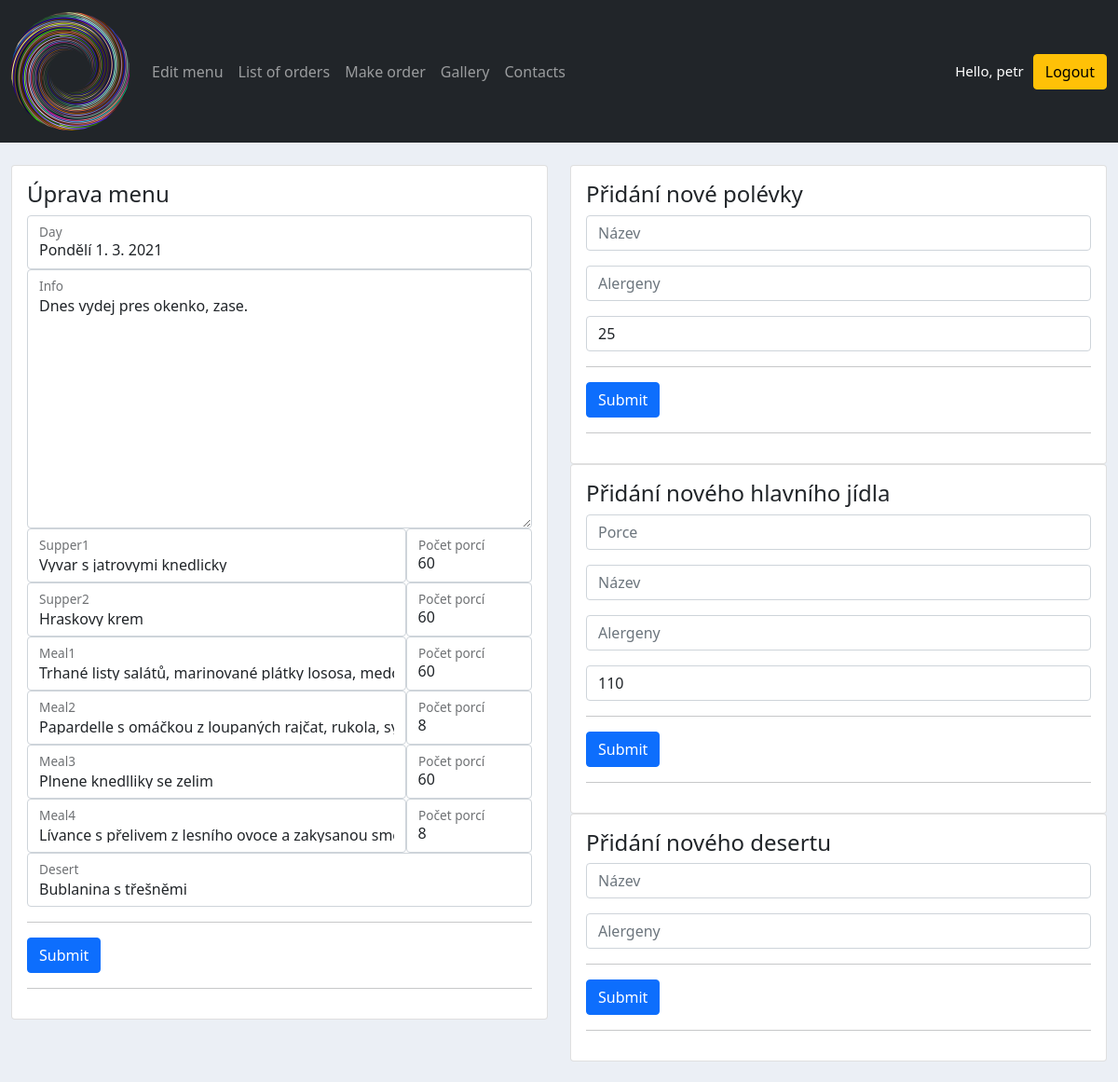
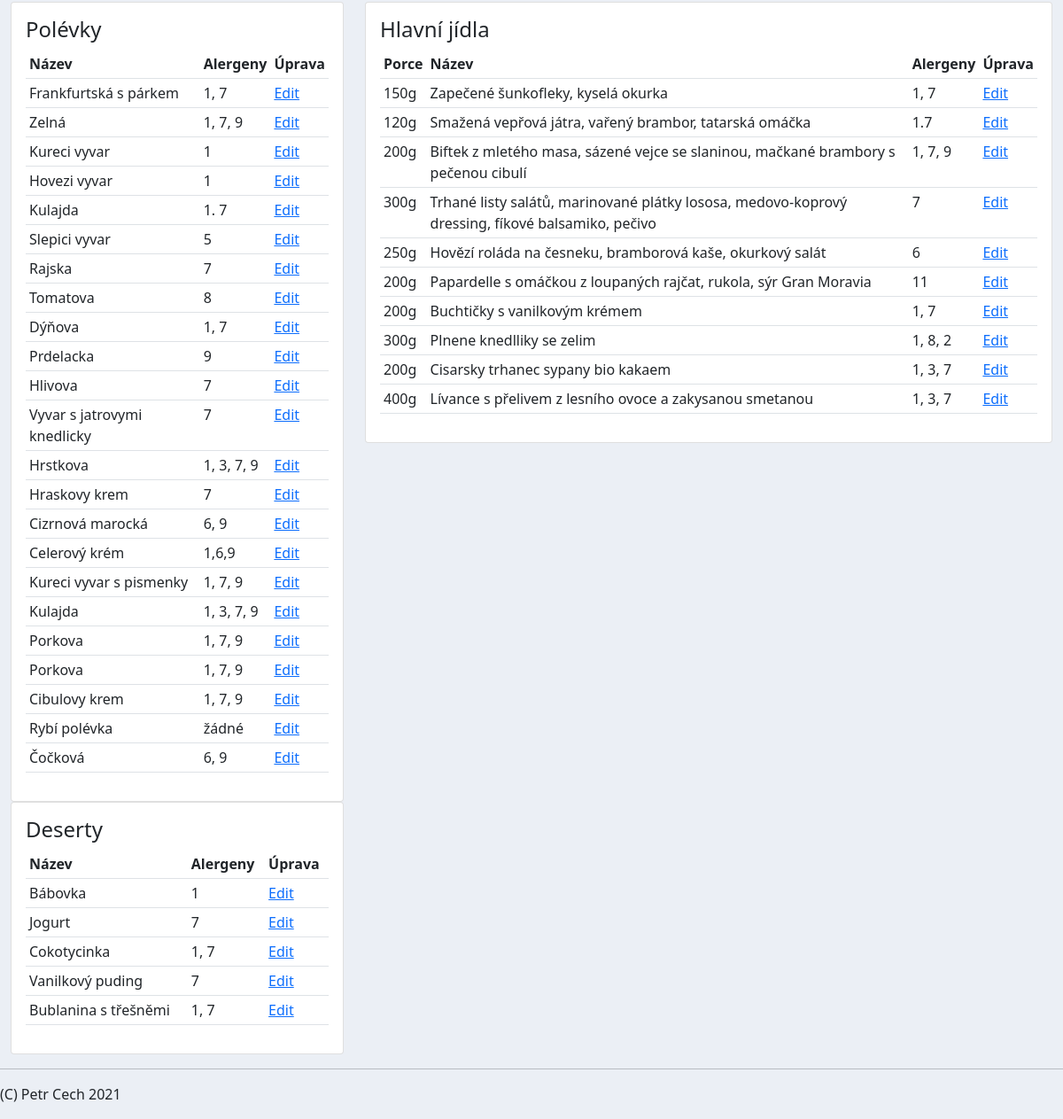
Screenshot of /edit_menu/1/ (signed in) with the database file from the repository (2 pictures, top to bottom).
### accounts/models.py (models this page shows)
class Menu(models.Model):
    supper1 = models.ForeignKey(
    Supper, related_name='supper1', null=True, on_delete=models.SET_NULL
    )
    supper1_portions = models.PositiveIntegerField(null=True)
    supper2 = models.ForeignKey(
    Supper, related_name='supper2', null=True, on_delete=models.SET_NULL
    )
    supper2_portions = models.PositiveIntegerField(null=True)
    meal1 = models.ForeignKey(
    Meal, related_name='meal1', null=True, on_delete=models.SET_NULL
    )
    meal1_portions = models.PositiveIntegerField(null=True)
    meal2 = models.ForeignKey(
    Meal, related_name='meal2', null=True, on_delete=models.SET_NULL
    )
    meal2_portions = models.PositiveIntegerField(null=True)
    meal3 = models.ForeignKey(
    Meal, related_name='meal3', null=True, on_delete=models.SET_NULL
    )
    meal3_portions = models.PositiveIntegerField(null=True)
    meal4 = models.ForeignKey(
    Meal, related_name='meal4', null=True, on_delete=models.SET_NULL
    )
    meal4_portions = models.PositiveIntegerField(null=True)
    desert = models.ForeignKey(Desert, null=True, on_delete=models.SET_NULL)
    day = models.CharField(max_length=1000, null=True, default='')
    info = models.TextField(max_length=2000, blank=True)

class Supper(models.Model):
    name = models.CharField(max_length=200, null=True)
    alergens = models.CharField(max_length=200, null=True)
    price = models.PositiveIntegerField(null=True, default=25)
    def __str__(self):
        return self.name

class Meal(models.Model):
    portion = models.IntegerField(null=True)
    name = models.CharField(max_length=200, null=True)
    alergens = models.CharField(max_length=200, null=True)
    price = models.PositiveIntegerField(null=True, default=110)
    def __str__(self):
        return self.name

class Desert(models.Model):
    name = models.CharField(max_length=200, null=True)
    alergens = models.CharField(max_length=200, null=True)
    def __str__(self):
        return self.name

### accounts/views.py (the view)
# urls.py: path('edit_menu/<str:pk>/', views.editMenu, name='edit_menu'),
@login_required(login_url='login')
def editMenu(request, pk):
    menu = Menu.objects.get(id=pk)
    formMenu = MenuForm(instance=menu)
    if request.method == 'POST' and 'EditMenu' in request.POST:
        formMenu = MenuForm(request.POST, instance=menu)
        if formMenu.is_valid():
            formMenu.save()
            messages.success(request, f'Menu edited')
            return redirect('/')
    formSupper = EditSupperForm()
    if request.method == 'POST' and 'AddSupper' in request.POST:
        formSupper = EditSupperForm(request.POST)
        if formSupper.is_valid():
            formSupper.save()
            messages.success(request, f'Supper added')
    formMeal = EditMealForm()
    if request.method == 'POST' and 'AddMeal' in request.POST:
        formMeal = EditMealForm(request.POST)
        if formMeal.is_valid():
            formMeal.save()
            messages.success(request, f'Meal added')
    formDesert = EditDesertForm()
    if request.method == 'POST' and 'AddDesert' in request.POST:
        formDesert = EditDesertForm(request.POST)
        if formDesert.is_valid():
            formDesert.save()
            messages.success(request, f'Desert added')
    supper = Supper.objects.all()
    meal = Meal.objects.all()
    desert = Desert.objects.all()
    context = {
    'menu': menu,
    'formMenu': formMenu,
    'formSupper': formSupper,
    'formMeal': formMeal,
    'formDesert': formDesert,
    'supper': supper,
    'meal': meal,
    'desert': desert,
    }
    return render(request, 'accounts/menu_form.html', context)

### accounts/forms.py
class EditSupperForm(ModelForm):
    def __init__(self, *args, **kwargs):
        super(EditSupperForm, self).__init__(*args, **kwargs)
        self.fields['name'].widget.attrs.update({
        'class': 'form-control',
        'placeholder': 'Název'})
        self.fields['alergens'].widget.attrs.update({
        'class': 'form-control',
        'placeholder': 'Alergeny'})
        self.fields['price'].widget.attrs.update({
        'class': 'form-control',
        'placeholder': 'Cena'})
    class Meta:
        model = Supper
        fields = '__all__'

### accounts/templates/accounts/menu_form.html (shortened to what this page needs)
{%  extends 'accounts/main.html' %}
{% load static %}
{% block content %}
<br>
<div class="row">
    <div class="col-md-6">
        <div class="card card-body">
            <h4>Úprava menu</h4>
            <form action="" method="POST">
                <div class="form-floating">
                    {{formMenu.day}}
                    <label>Day</label>
                </div>
                <div class="form-floating">
                    {{formMenu.info}}
                    <label>Info</label>
                </div>
                <div class="d-flex flex-row">
                  <div class="form-floating w-75">
                    {{ formMenu.supper1 }}
                    <label>Supper1</label>
                  </div>
                  <div class="form-floating w-25">
                    {{ formMenu.supper1_portions }}
                    <label>Počet porcí</label>
                  </div>
                </div>
                <div class="d-flex flex-row">
                  <div class="form-floating w-75">
                    {{ formMenu.supper2 }}
                    <label>Supper2</label>
                  </div>
                  <div class="form-floating w-25">
                    {{ formMenu.supper2_portions }}
                    <label>Počet porcí</label>
                  </div>
                </div>
                <div class="d-flex flex-row">
                  <div class="form-floating w-75">
                    {{ formMenu.meal1 }}
                    <label>Meal1</label>
                  </div>
                  <div class="form-floating w-25">
                    {{ formMenu.meal1_portions }}
                    <label>Počet porcí</label>
                  </div>
                </div>
                <div class="d-flex flex-row">
                  <div class="form-floating w-75">
                    {{ formMenu.meal2 }}
                    <label>Meal2</label>
                  </div>
                  <div class="form-floating w-25">
                    {{ formMenu.meal2_portions }}
                    <label>Počet porcí</label>
                  </div>
                </div>
                <div class="d-flex flex-row">
                  <div class="form-floating w-75">
                    {{ formMenu.meal3 }}
                    <label>Meal3</label>
                  </div>
                  <div class="form-floating w-25">
                    {{ formMenu.meal3_portions }}
                    <label>Počet porcí</label>
                  </div>
                </div>
                <div class="d-flex flex-row">
                  <div class="form-floating w-75">
                    {{ formMenu.meal4 }}
                    <label>Meal4</label>
                  </div>
                  <div class="form-floating w-25">
                    {{ formMenu.meal4_portions }}
                    <label>Počet porcí</label>
                  </div>
                </div>
                <div class="form-floating">
                    {{formMenu.desert}}
                    <label>Desert</label>
                </div>
                <hr>
                <input class="btn btn-primary btn-block" type="submit" name="EditMenu">
                <hr>
            </form>
        </div>
    </div>
    <div class="col-md-6">
        <div class="card card-body">
            <h4>Přidání nové polévky</h4>
            <form action="" method="POST">
                <p>{{ formSupper.name }}</p>
                <p>{{ formSupper.alergens }}</p>
                <p>{{ formSupper.price }}</p>
                <hr>
                <input class="btn btn-primary btn-block" type="submit" name="AddSupper">
                <hr>
            </form>
        </div>
        <div class="card card-body">
            <h4>Přidání nového hlavního jídla</h4>
            <form action="" method="POST">
                <p>{{ formMeal.portion }}</p>
                <p>{{ formMeal.name }}</p>
                <p>{{ formMeal.alergens }}</p>
                <p>{{ formMeal.price }}</p>
                <hr>
                <input class="btn btn-primary btn-block" type="submit" name="AddMeal">
                <hr>
            </form>
        </div>
        <div class="card card-body">
            <h4>Přidání nového desertu</h4>
            <form action="" method="POST">
                <p>{{ formDesert.name }}</p>
                <p>{{ formDesert.alergens }}</p>
                <hr>
                <input class="btn btn-primary btn-block" type="submit" name="AddDesert">
                <hr>
            </form>
        </div>
    </div>
</div>
<br>
<div class="row">
    <div class="col-md-4">
        <div class="card card-body">
            <h4>Polévky</h4>
            <table class="table table-sm table-hover">
      				<tr>
      					<th>Název</th>
      					<th>Alergeny</th>
      					<th>Úprava</th>
      				</tr>
      				{% for s in supper%}
                      <tr>
                              <td>{{s.name}}</td>
                              <td>{{s.alergens}}</td>
                              <td><a id="supper" href="{% url 'edit_supper' s.id %}">Edit</a></td>
                      </tr>
              {% endfor %}
      			</table>
        </div>
    </div>
    <div class="col-md-8">
        <div class="card card-body">
            <h4>Hlavní jídla</h4>
            <table class="table table-sm table-hover">
      				<tr>
                <th>Porce</th>
                <th>Název</th>
      					<th>Alergeny</th>
      					<th>Úprava</th>
      				</tr>
      				{% for m in meal %}
                      <tr>
                              <td>{{m.portion}}g</td>
                              <td>{{m.name}}</td>
                              <td>{{m.alergens}}</td>
                              <td><a id="meal" href="{% url 'edit_meal' m.id %}">Edit</a></td>
                      </tr>
              {% endfor %}
      			</table>
        </div>
    </div>
    <div class="col-md-4">
        <div class="card card-body">
            <h4>Deserty</h4>
            <table class="table table-sm table-hover">
      				<tr>
      					<th>Název</th>
      					<th>Alergeny</th>
      					<th>Úprava</th>
      				</tr>
      				{% for d in desert %}
                      <tr>
                              <td>{{d.name}}</td>
                              <td>{{d.alergens}}</td>
                              <td><a href="{% url 'edit_desert' d.id %}">Edit</a></td>
                      </tr>
              {% endfor %}
      			</table>
        </div>
    </div>
</div>
{% endblock %}

### accounts/templates/accounts/navbar.html (shortened to what this page needs)
{% load static %}
<nav class="navbar sticky-top navbar-expand-lg navbar-dark bg-dark">
  <div class="container-fluid">
    <a class="navbar-brand" href="{% url 'home' %}">
      <img src="{% static 'images/logo.png' %}">
    </a>
    <div class="collapse navbar-collapse" id="navbarNav">
      <ul class="navbar-nav">
        {% if request.user.is_staff %}
        <li class="nav-item">
          <a class="nav-link" href="{% url 'edit_menu' menu.id %}">Edit menu</a>
        </li>
        <li class="nav-item">
          <a class="nav-link" href="{% url 'orders' %}">List of orders</a>
        </li>
        {% endif %}
        <li class="nav-item">
          <a class="nav-link" href="{% url 'make_order' %}">Make order</a>
        </li>
        <li class="nav-item">
          <a class="nav-link" href="{% url 'home'%}#gallery">Gallery</a>
        </li>
        <li class="nav-item">
          <a class="nav-link" href="{% url 'home'%}#contacts">Contacts</a>
        </li>
      </ul>
    </div>
      <span class="hello-msg">Hello, {{request.user}}  </span>
      <span><a class="btn btn-warning" href="{% url 'logout' %}">Logout</a></span>
  </div>
</nav>

### static/css/main.css (style rules this page uses)
body { background-color: #ebeff5; }

### accounts/templates/accounts/navbar.html (style rules this page uses)
.hello-msg { font-size: 15px; color: white; margin: 10px }

### rows the page displays
Menu: day "Pondělí 1. 3. 2021", info "Dnes vydej pres okenko, zase.", supper1 "Vyvar s jatrovymi knedlicky", supper1_portions "60", supper2 "Hraskovy krem", supper2_portions "60", meal1 "Trhané listy salátů, marinované plátky lososa, medovo-koprový dressing, fíkové balsamiko, pečivo", meal1_portions "60", meal2 "Papardelle s omáčkou z loupaných rajčat, rukola, sýr Gran Moravia", meal2_portions "8", meal3 "Plnene knedlliky se zelim", meal3_portions "60", meal4 "Lívance s přelivem z lesního ovoce a zakysanou smetanou", meal4_portions "8", desert "Bublanina s třešněmi"
Supper: name "Frankfurtská s párkem", alergens "1, 7"
Supper: name "Zelná", alergens "1, 7, 9"
Supper: name "Kureci vyvar", alergens "1"
Supper: name "Hovezi vyvar", alergens "1"
Supper: name "Kulajda", alergens "1. 7"
Supper: name "Slepici vyvar", alergens "5"
Supper: name "Rajska", alergens "7"
Supper: name "Tomatova", alergens "8"
Supper: name "Dýňova", alergens "1, 7"
Supper: name "Prdelacka", alergens "9"
Supper: name "Hlivova", alergens "7"
Supper: name "Vyvar s jatrovymi knedlicky", alergens "7"
Supper: name "Hrstkova", alergens "1, 3, 7, 9"
Supper: name "Hraskovy krem", alergens "7"
Supper: name "Cizrnová marocká", alergens "6, 9"
Supper: name "Celerový krém", alergens "1,6,9"
Supper: name "Kureci vyvar s pismenky", alergens "1, 7, 9"
Supper: name "Kulajda", alergens "1, 3, 7, 9"
Supper: name "Porkova", alergens "1, 7, 9"
Supper: name "Porkova", alergens "1, 7, 9"
Supper: name "Cibulovy krem", alergens "1, 7, 9"
Supper: name "Rybí polévka", alergens "žádné"
Supper: name "Čočková", alergens "6, 9"
Meal: portion "150", name "Zapečené šunkofleky, kyselá okurka", alergens "1, 7"
Meal: portion "120", name "Smažená vepřová játra, vařený brambor, tatarská omáčka", alergens "1.7"
Meal: portion "200", name "Biftek z mletého masa, sázené vejce se slaninou, mačkané brambory s pečenou cibulí", alergens "1, 7, 9"
Meal: portion "300", name "Trhané listy salátů, marinované plátky lososa, medovo-koprový dressing, fíkové balsamiko, pečivo", alergens "7"
Meal: portion "250", name "Hovězí roláda na česneku, bramborová kaše, okurkový salát", alergens "6"
Meal: portion "200", name "Papardelle s omáčkou z loupaných rajčat, rukola, sýr Gran Moravia", alergens "11"
Meal: portion "200", name "Buchtičky s vanilkovým krémem", alergens "1, 7"
Meal: portion "300", name "Plnene knedlliky se zelim", alergens "1, 8, 2"
Meal: portion "200", name "Cisarsky trhanec sypany bio kakaem", alergens "1, 3, 7"
Meal: portion "400", name "Lívance s přelivem z lesního ovoce a zakysanou smetanou", alergens "1, 3, 7"
Desert: name "Bábovka", alergens "1"
Desert: name "Jogurt", alergens "7"
Desert: name "Cokotycinka", alergens "1, 7"
Desert: name "Vanilkový puding", alergens "7"
Desert: name "Bublanina s třešněmi", alergens "1, 7"

### other values shown
{{ request.user }} "petr"
